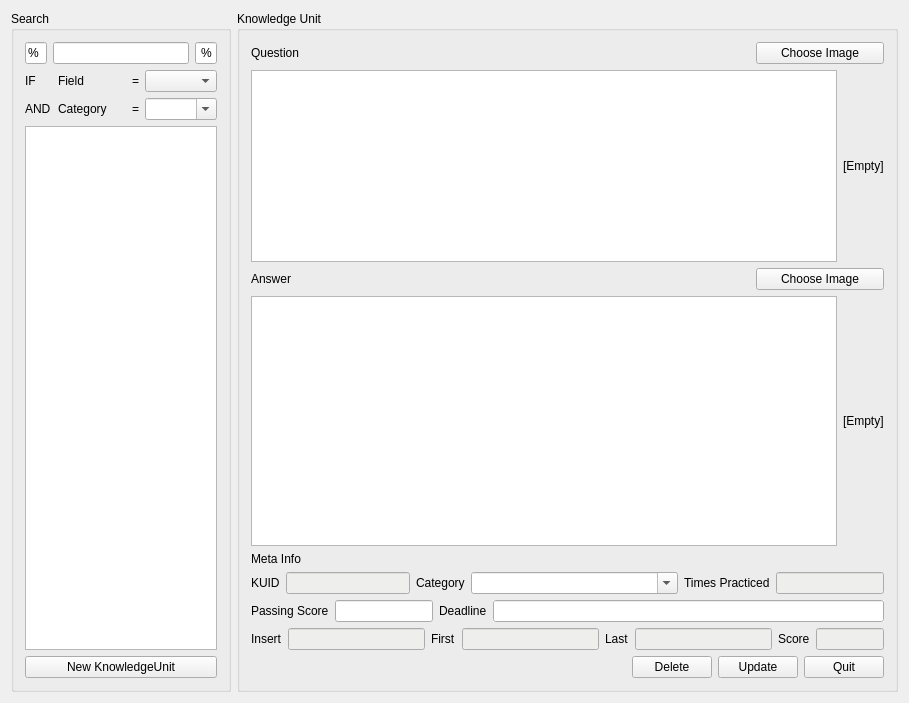
<?xml version="1.0" encoding="UTF-8"?>
<ui version="4.0">
 <class>MainWindow</class>
 <widget class="QMainWindow" name="MainWindow">
  <property name="geometry">
   <rect>
    <x>0</x>
    <y>0</y>
    <width>909</width>
    <height>703</height>
   </rect>
  </property>
  <property name="windowTitle">
   <string>Qrammer - DB Utility</string>
  </property>
  <property name="windowIcon">
   <iconset resource="../../resources/res.qrc">
    <normaloff>:/qrammer-db-tool.ico</normaloff>:/qrammer-db-tool.ico</iconset>
  </property>
  <widget class="QWidget" name="centralWidget">
   <layout class="QVBoxLayout" name="verticalLayout_7">
    <item>
     <layout class="QHBoxLayout" name="horizontalLayout_5" stretch="25,75">
      <item>
       <widget class="QGroupBox" name="groupBox_LHS">
        <property name="title">
         <string>Search</string>
        </property>
        <layout class="QVBoxLayout" name="verticalLayout">
         <item>
          <layout class="QHBoxLayout" name="horizontalLayout_7">
           <item>
            <widget class="QLineEdit" name="lineEdit_Keyword_Prefix">
             <property name="sizePolicy">
              <sizepolicy hsizetype="Expanding" vsizetype="Fixed">
               <horstretch>1</horstretch>
               <verstretch>0</verstretch>
              </sizepolicy>
             </property>
             <property name="maximumSize">
              <size>
               <width>25</width>
               <height>16777215</height>
              </size>
             </property>
             <property name="text">
              <string>%</string>
             </property>
            </widget>
           </item>
           <item>
            <widget class="QLineEdit" name="lineEdit_Keyword">
             <property name="sizePolicy">
              <sizepolicy hsizetype="Expanding" vsizetype="Fixed">
               <horstretch>10</horstretch>
               <verstretch>0</verstretch>
              </sizepolicy>
             </property>
            </widget>
           </item>
           <item>
            <widget class="QLineEdit" name="lineEdit_Keyword_Suffix">
             <property name="sizePolicy">
              <sizepolicy hsizetype="Expanding" vsizetype="Fixed">
               <horstretch>1</horstretch>
               <verstretch>0</verstretch>
              </sizepolicy>
             </property>
             <property name="maximumSize">
              <size>
               <width>25</width>
               <height>16777215</height>
              </size>
             </property>
             <property name="text">
              <string>%</string>
             </property>
             <property name="alignment">
              <set>Qt::AlignRight|Qt::AlignTrailing|Qt::AlignVCenter</set>
             </property>
            </widget>
           </item>
          </layout>
         </item>
         <item>
          <layout class="QHBoxLayout" name="horizontalLayout">
           <item>
            <layout class="QVBoxLayout" name="verticalLayout_3">
             <item>
              <widget class="QLabel" name="label">
               <property name="text">
                <string>IF</string>
               </property>
              </widget>
             </item>
             <item>
              <widget class="QLabel" name="label_2">
               <property name="text">
                <string>AND</string>
               </property>
              </widget>
             </item>
            </layout>
           </item>
           <item>
            <layout class="QVBoxLayout" name="verticalLayout_4">
             <item>
              <widget class="QLabel" name="label_11">
               <property name="text">
                <string>Field</string>
               </property>
               <property name="alignment">
                <set>Qt::AlignLeading|Qt::AlignLeft|Qt::AlignVCenter</set>
               </property>
              </widget>
             </item>
             <item>
              <widget class="QLabel" name="label_12">
               <property name="text">
                <string>Category</string>
               </property>
               <property name="alignment">
                <set>Qt::AlignLeading|Qt::AlignLeft|Qt::AlignVCenter</set>
               </property>
              </widget>
             </item>
            </layout>
           </item>
           <item>
            <layout class="QVBoxLayout" name="verticalLayout_5">
             <item>
              <widget class="QLabel" name="label_14">
               <property name="text">
                <string>=</string>
               </property>
               <property name="alignment">
                <set>Qt::AlignRight|Qt::AlignTrailing|Qt::AlignVCenter</set>
               </property>
              </widget>
             </item>
             <item>
              <widget class="QLabel" name="label_13">
               <property name="text">
                <string>=</string>
               </property>
               <property name="alignment">
                <set>Qt::AlignRight|Qt::AlignTrailing|Qt::AlignVCenter</set>
               </property>
              </widget>
             </item>
            </layout>
           </item>
           <item>
            <layout class="QVBoxLayout" name="verticalLayout_6">
             <item>
              <widget class="QComboBox" name="comboBox_Field">
               <property name="sizePolicy">
                <sizepolicy hsizetype="Preferred" vsizetype="Fixed">
                 <horstretch>10</horstretch>
                 <verstretch>0</verstretch>
                </sizepolicy>
               </property>
               <property name="editable">
                <bool>false</bool>
               </property>
              </widget>
             </item>
             <item>
              <widget class="QComboBox" name="comboBox_Maintype_Search">
               <property name="sizePolicy">
                <sizepolicy hsizetype="Preferred" vsizetype="Fixed">
                 <horstretch>10</horstretch>
                 <verstretch>0</verstretch>
                </sizepolicy>
               </property>
               <property name="editable">
                <bool>true</bool>
               </property>
              </widget>
             </item>
            </layout>
           </item>
          </layout>
         </item>
         <item>
          <widget class="QListWidget" name="listWidget_SearchResults"/>
         </item>
         <item>
          <widget class="QPushButton" name="pushButton_NewKU">
           <property name="text">
            <string>New KnowledgeUnit</string>
           </property>
          </widget>
         </item>
        </layout>
       </widget>
      </item>
      <item>
       <widget class="QGroupBox" name="groupBox_RHS">
        <property name="title">
         <string>Knowledge Unit</string>
        </property>
        <layout class="QVBoxLayout" name="verticalLayout_2" stretch="0,0,0,70,0,0,0,0,0">
         <item>
          <layout class="QHBoxLayout" name="horizontalLayout_QuestionTitle">
           <item>
            <widget class="QLabel" name="label_QuestionTitle">
             <property name="text">
              <string>Question</string>
             </property>
            </widget>
           </item>
           <item>
            <widget class="QPushButton" name="pushButton_ChooseQuestionImage">
             <property name="maximumSize">
              <size>
               <width>128</width>
               <height>16777215</height>
              </size>
             </property>
             <property name="text">
              <string>Choose Image</string>
             </property>
            </widget>
           </item>
          </layout>
         </item>
         <item>
          <layout class="QHBoxLayout" name="horizontalLayout_QuestionContent">
           <item>
            <widget class="QPlainTextEdit" name="plainTextEdit_Question">
             <property name="sizePolicy">
              <sizepolicy hsizetype="Expanding" vsizetype="Expanding">
               <horstretch>0</horstretch>
               <verstretch>2</verstretch>
              </sizepolicy>
             </property>
            </widget>
           </item>
           <item>
            <widget class="QLabel" name="label_QuestionImage">
             <property name="text">
              <string>[Empty]</string>
             </property>
            </widget>
           </item>
          </layout>
         </item>
         <item>
          <layout class="QHBoxLayout" name="horizontalLayout_AnswerTitle">
           <item>
            <widget class="QLabel" name="label_Answer">
             <property name="text">
              <string>Answer</string>
             </property>
            </widget>
           </item>
           <item>
            <widget class="QPushButton" name="pushButton_ChooseImage">
             <property name="maximumSize">
              <size>
               <width>128</width>
               <height>16777215</height>
              </size>
             </property>
             <property name="text">
              <string>Choose Image</string>
             </property>
            </widget>
           </item>
          </layout>
         </item>
         <item>
          <layout class="QHBoxLayout" name="horizontalLayout_AnswerContent">
           <item>
            <widget class="QPlainTextEdit" name="plainTextEdit_Answer">
             <property name="sizePolicy">
              <sizepolicy hsizetype="Expanding" vsizetype="Expanding">
               <horstretch>0</horstretch>
               <verstretch>8</verstretch>
              </sizepolicy>
             </property>
            </widget>
           </item>
           <item>
            <widget class="QLabel" name="label_AnswerImage">
             <property name="text">
              <string>[Empty]</string>
             </property>
            </widget>
           </item>
          </layout>
         </item>
         <item>
          <widget class="QLabel" name="label_5">
           <property name="text">
            <string>Meta Info</string>
           </property>
          </widget>
         </item>
         <item>
          <layout class="QHBoxLayout" name="horizontalLayout_3">
           <item>
            <widget class="QLabel" name="label_7">
             <property name="text">
              <string>KUID</string>
             </property>
            </widget>
           </item>
           <item>
            <widget class="QLineEdit" name="lineEdit_KUID">
             <property name="sizePolicy">
              <sizepolicy hsizetype="Expanding" vsizetype="Fixed">
               <horstretch>3</horstretch>
               <verstretch>0</verstretch>
              </sizepolicy>
             </property>
             <property name="palette">
              <palette>
               <active>
                <colorrole role="Base">
                 <brush brushstyle="SolidPattern">
                  <color alpha="255">
                   <red>238</red>
                   <green>238</green>
                   <blue>236</blue>
                  </color>
                 </brush>
                </colorrole>
               </active>
               <inactive>
                <colorrole role="Base">
                 <brush brushstyle="SolidPattern">
                  <color alpha="255">
                   <red>238</red>
                   <green>238</green>
                   <blue>236</blue>
                  </color>
                 </brush>
                </colorrole>
               </inactive>
               <disabled>
                <colorrole role="Base">
                 <brush brushstyle="SolidPattern">
                  <color alpha="255">
                   <red>239</red>
                   <green>239</green>
                   <blue>239</blue>
                  </color>
                 </brush>
                </colorrole>
               </disabled>
              </palette>
             </property>
             <property name="readOnly">
              <bool>true</bool>
             </property>
            </widget>
           </item>
           <item>
            <widget class="QLabel" name="label_Category">
             <property name="text">
              <string>Category</string>
             </property>
            </widget>
           </item>
           <item>
            <widget class="QComboBox" name="comboBox_Maintype_Meta">
             <property name="sizePolicy">
              <sizepolicy hsizetype="Preferred" vsizetype="Fixed">
               <horstretch>5</horstretch>
               <verstretch>0</verstretch>
              </sizepolicy>
             </property>
             <property name="editable">
              <bool>true</bool>
             </property>
            </widget>
           </item>
           <item>
            <widget class="QLabel" name="label_TimesPracticed">
             <property name="text">
              <string>Times Practiced</string>
             </property>
            </widget>
           </item>
           <item>
            <widget class="QLineEdit" name="lineEdit_TimesPracticed">
             <property name="palette">
              <palette>
               <active>
                <colorrole role="Base">
                 <brush brushstyle="SolidPattern">
                  <color alpha="255">
                   <red>238</red>
                   <green>238</green>
                   <blue>236</blue>
                  </color>
                 </brush>
                </colorrole>
               </active>
               <inactive>
                <colorrole role="Base">
                 <brush brushstyle="SolidPattern">
                  <color alpha="255">
                   <red>238</red>
                   <green>238</green>
                   <blue>236</blue>
                  </color>
                 </brush>
                </colorrole>
               </inactive>
               <disabled>
                <colorrole role="Base">
                 <brush brushstyle="SolidPattern">
                  <color alpha="255">
                   <red>239</red>
                   <green>239</green>
                   <blue>239</blue>
                  </color>
                 </brush>
                </colorrole>
               </disabled>
              </palette>
             </property>
             <property name="autoFillBackground">
              <bool>false</bool>
             </property>
             <property name="readOnly">
              <bool>true</bool>
             </property>
            </widget>
           </item>
          </layout>
         </item>
         <item>
          <layout class="QHBoxLayout" name="horizontalLayout_2">
           <item>
            <widget class="QLabel" name="label_10">
             <property name="text">
              <string>Passing Score</string>
             </property>
            </widget>
           </item>
           <item>
            <widget class="QLineEdit" name="lineEdit_PassingScore">
             <property name="sizePolicy">
              <sizepolicy hsizetype="Expanding" vsizetype="Fixed">
               <horstretch>2</horstretch>
               <verstretch>0</verstretch>
              </sizepolicy>
             </property>
            </widget>
           </item>
           <item>
            <widget class="QLabel" name="label_Deadline">
             <property name="text">
              <string>Deadline</string>
             </property>
            </widget>
           </item>
           <item>
            <widget class="QLineEdit" name="lineEdit_Deadline">
             <property name="sizePolicy">
              <sizepolicy hsizetype="Expanding" vsizetype="Fixed">
               <horstretch>8</horstretch>
               <verstretch>0</verstretch>
              </sizepolicy>
             </property>
             <property name="autoFillBackground">
              <bool>true</bool>
             </property>
            </widget>
           </item>
          </layout>
         </item>
         <item>
          <layout class="QHBoxLayout" name="horizontalLayout_6">
           <item>
            <widget class="QLabel" name="label_8">
             <property name="text">
              <string>Insert</string>
             </property>
            </widget>
           </item>
           <item>
            <widget class="QLineEdit" name="lineEdit_InsertDate">
             <property name="sizePolicy">
              <sizepolicy hsizetype="Expanding" vsizetype="Fixed">
               <horstretch>4</horstretch>
               <verstretch>0</verstretch>
              </sizepolicy>
             </property>
             <property name="palette">
              <palette>
               <active>
                <colorrole role="Base">
                 <brush brushstyle="SolidPattern">
                  <color alpha="255">
                   <red>238</red>
                   <green>238</green>
                   <blue>236</blue>
                  </color>
                 </brush>
                </colorrole>
               </active>
               <inactive>
                <colorrole role="Base">
                 <brush brushstyle="SolidPattern">
                  <color alpha="255">
                   <red>238</red>
                   <green>238</green>
                   <blue>236</blue>
                  </color>
                 </brush>
                </colorrole>
               </inactive>
               <disabled>
                <colorrole role="Base">
                 <brush brushstyle="SolidPattern">
                  <color alpha="255">
                   <red>239</red>
                   <green>239</green>
                   <blue>239</blue>
                  </color>
                 </brush>
                </colorrole>
               </disabled>
              </palette>
             </property>
             <property name="readOnly">
              <bool>true</bool>
             </property>
            </widget>
           </item>
           <item>
            <widget class="QLabel" name="label_15">
             <property name="text">
              <string>First</string>
             </property>
            </widget>
           </item>
           <item>
            <widget class="QLineEdit" name="lineEdit_1stPracticeDate">
             <property name="sizePolicy">
              <sizepolicy hsizetype="Expanding" vsizetype="Fixed">
               <horstretch>4</horstretch>
               <verstretch>0</verstretch>
              </sizepolicy>
             </property>
             <property name="palette">
              <palette>
               <active>
                <colorrole role="Base">
                 <brush brushstyle="SolidPattern">
                  <color alpha="255">
                   <red>238</red>
                   <green>238</green>
                   <blue>236</blue>
                  </color>
                 </brush>
                </colorrole>
               </active>
               <inactive>
                <colorrole role="Base">
                 <brush brushstyle="SolidPattern">
                  <color alpha="255">
                   <red>238</red>
                   <green>238</green>
                   <blue>236</blue>
                  </color>
                 </brush>
                </colorrole>
               </inactive>
               <disabled>
                <colorrole role="Base">
                 <brush brushstyle="SolidPattern">
                  <color alpha="255">
                   <red>239</red>
                   <green>239</green>
                   <blue>239</blue>
                  </color>
                 </brush>
                </colorrole>
               </disabled>
              </palette>
             </property>
             <property name="readOnly">
              <bool>true</bool>
             </property>
            </widget>
           </item>
           <item>
            <widget class="QLabel" name="label_16">
             <property name="text">
              <string>Last</string>
             </property>
            </widget>
           </item>
           <item>
            <widget class="QLineEdit" name="lineEdit_LastPracticeDate">
             <property name="sizePolicy">
              <sizepolicy hsizetype="Expanding" vsizetype="Fixed">
               <horstretch>4</horstretch>
               <verstretch>0</verstretch>
              </sizepolicy>
             </property>
             <property name="palette">
              <palette>
               <active>
                <colorrole role="Base">
                 <brush brushstyle="SolidPattern">
                  <color alpha="255">
                   <red>238</red>
                   <green>238</green>
                   <blue>236</blue>
                  </color>
                 </brush>
                </colorrole>
               </active>
               <inactive>
                <colorrole role="Base">
                 <brush brushstyle="SolidPattern">
                  <color alpha="255">
                   <red>238</red>
                   <green>238</green>
                   <blue>236</blue>
                  </color>
                 </brush>
                </colorrole>
               </inactive>
               <disabled>
                <colorrole role="Base">
                 <brush brushstyle="SolidPattern">
                  <color alpha="255">
                   <red>239</red>
                   <green>239</green>
                   <blue>239</blue>
                  </color>
                 </brush>
                </colorrole>
               </disabled>
              </palette>
             </property>
             <property name="readOnly">
              <bool>true</bool>
             </property>
            </widget>
           </item>
           <item>
            <widget class="QLabel" name="label_17">
             <property name="text">
              <string>Score</string>
             </property>
            </widget>
           </item>
           <item>
            <widget class="QLineEdit" name="lineEdit_PreviousScore">
             <property name="sizePolicy">
              <sizepolicy hsizetype="Expanding" vsizetype="Fixed">
               <horstretch>2</horstretch>
               <verstretch>0</verstretch>
              </sizepolicy>
             </property>
             <property name="palette">
              <palette>
               <active>
                <colorrole role="Base">
                 <brush brushstyle="SolidPattern">
                  <color alpha="255">
                   <red>238</red>
                   <green>238</green>
                   <blue>236</blue>
                  </color>
                 </brush>
                </colorrole>
               </active>
               <inactive>
                <colorrole role="Base">
                 <brush brushstyle="SolidPattern">
                  <color alpha="255">
                   <red>238</red>
                   <green>238</green>
                   <blue>236</blue>
                  </color>
                 </brush>
                </colorrole>
               </inactive>
               <disabled>
                <colorrole role="Base">
                 <brush brushstyle="SolidPattern">
                  <color alpha="255">
                   <red>239</red>
                   <green>239</green>
                   <blue>239</blue>
                  </color>
                 </brush>
                </colorrole>
               </disabled>
              </palette>
             </property>
             <property name="readOnly">
              <bool>true</bool>
             </property>
            </widget>
           </item>
          </layout>
         </item>
         <item>
          <layout class="QHBoxLayout" name="horizontalLayout_4">
           <item>
            <spacer name="horizontalSpacer">
             <property name="orientation">
              <enum>Qt::Horizontal</enum>
             </property>
             <property name="sizeHint" stdset="0">
              <size>
               <width>40</width>
               <height>20</height>
              </size>
             </property>
            </spacer>
           </item>
           <item>
            <widget class="QPushButton" name="pushButton_Delete">
             <property name="text">
              <string>Delete</string>
             </property>
            </widget>
           </item>
           <item>
            <widget class="QPushButton" name="pushButton_WriteDB">
             <property name="text">
              <string>Update</string>
             </property>
            </widget>
           </item>
           <item>
            <widget class="QPushButton" name="pushButton_Quit">
             <property name="text">
              <string>Quit</string>
             </property>
            </widget>
           </item>
          </layout>
         </item>
        </layout>
       </widget>
      </item>
     </layout>
    </item>
   </layout>
  </widget>
 </widget>
 <layoutdefault spacing="6" margin="11"/>
 <resources>
  <include location="../../resources/res.qrc"/>
 </resources>
 <connections/>
</ui>
